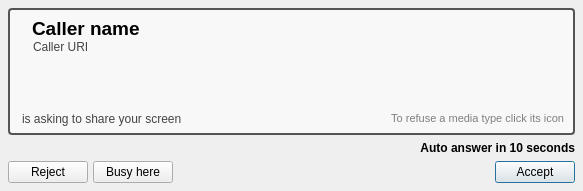
<?xml version="1.0" encoding="UTF-8"?>
<ui version="4.0">
 <class>incoming_dialog</class>
 <widget class="QDialog" name="incoming_dialog">
  <property name="geometry">
   <rect>
    <x>0</x>
    <y>0</y>
    <width>583</width>
    <height>191</height>
   </rect>
  </property>
  <property name="minimumSize">
   <size>
    <width>480</width>
    <height>188</height>
   </size>
  </property>
  <property name="maximumSize">
   <size>
    <width>16777215</width>
    <height>300</height>
   </size>
  </property>
  <property name="windowTitle">
   <string>Incoming session request</string>
  </property>
  <property name="windowIcon">
   <iconset>
    <normaloff>icons/blink48.png</normaloff>icons/blink48.png</iconset>
  </property>
  <layout class="QGridLayout" name="gridLayout">
   <property name="leftMargin">
    <number>8</number>
   </property>
   <property name="topMargin">
    <number>8</number>
   </property>
   <property name="rightMargin">
    <number>8</number>
   </property>
   <property name="bottomMargin">
    <number>8</number>
   </property>
   <item row="0" column="0">
    <widget class="QFrame" name="frame">
     <property name="styleSheet">
      <string>QFrame#frame {
	background-color: #f8f8f8;
	border-color: #545454;
	border-radius: 4px;
	border-width: 2px;
	border-style: solid;
}

QFrame#frame QLabel#username_label {
	color: #000000;
}


</string>
     </property>
     <property name="frameShape">
      <enum>QFrame::StyledPanel</enum>
     </property>
     <property name="frameShadow">
      <enum>QFrame::Sunken</enum>
     </property>
     <layout class="QGridLayout" name="frame_layout" columnstretch="0,1,0">
      <property name="topMargin">
       <number>7</number>
      </property>
      <property name="bottomMargin">
       <number>7</number>
      </property>
      <property name="verticalSpacing">
       <number>0</number>
      </property>
      <item row="2" column="0" colspan="3">
       <spacer name="frame_spacer">
        <property name="orientation">
         <enum>Qt::Vertical</enum>
        </property>
        <property name="sizeHint" stdset="0">
         <size>
          <width>20</width>
          <height>20</height>
         </size>
        </property>
       </spacer>
      </item>
      <item row="0" column="0" rowspan="2">
       <widget class="QLabel" name="user_icon">
        <property name="pixmap">
         <pixmap>icons/default-avatar.png</pixmap>
        </property>
        <property name="alignment">
         <set>Qt::AlignCenter</set>
        </property>
       </widget>
      </item>
      <item row="1" column="1">
       <widget class="QLabel" name="uri_label">
        <property name="sizePolicy">
         <sizepolicy hsizetype="Expanding" vsizetype="Fixed">
          <horstretch>0</horstretch>
          <verstretch>0</verstretch>
         </sizepolicy>
        </property>
        <property name="palette">
         <palette>
          <active>
           <colorrole role="WindowText">
            <brush brushstyle="SolidPattern">
             <color alpha="255">
              <red>68</red>
              <green>68</green>
              <blue>68</blue>
             </color>
            </brush>
           </colorrole>
           <colorrole role="Text">
            <brush brushstyle="SolidPattern">
             <color alpha="255">
              <red>68</red>
              <green>68</green>
              <blue>68</blue>
             </color>
            </brush>
           </colorrole>
          </active>
          <inactive>
           <colorrole role="WindowText">
            <brush brushstyle="SolidPattern">
             <color alpha="255">
              <red>68</red>
              <green>68</green>
              <blue>68</blue>
             </color>
            </brush>
           </colorrole>
           <colorrole role="Text">
            <brush brushstyle="SolidPattern">
             <color alpha="255">
              <red>68</red>
              <green>68</green>
              <blue>68</blue>
             </color>
            </brush>
           </colorrole>
          </inactive>
          <disabled>
           <colorrole role="WindowText">
            <brush brushstyle="SolidPattern">
             <color alpha="255">
              <red>118</red>
              <green>118</green>
              <blue>117</blue>
             </color>
            </brush>
           </colorrole>
           <colorrole role="Text">
            <brush brushstyle="SolidPattern">
             <color alpha="255">
              <red>118</red>
              <green>118</green>
              <blue>117</blue>
             </color>
            </brush>
           </colorrole>
          </disabled>
         </palette>
        </property>
        <property name="text">
         <string>Caller URI</string>
        </property>
        <property name="indent">
         <number>1</number>
        </property>
       </widget>
      </item>
      <item row="0" column="1">
       <widget class="QLabel" name="username_label">
        <property name="sizePolicy">
         <sizepolicy hsizetype="Expanding" vsizetype="Fixed">
          <horstretch>0</horstretch>
          <verstretch>0</verstretch>
         </sizepolicy>
        </property>
        <property name="font">
         <font>
          <pointsize>14</pointsize>
          <weight>75</weight>
          <bold>true</bold>
         </font>
        </property>
        <property name="text">
         <string>Caller name</string>
        </property>
        <property name="alignment">
         <set>Qt::AlignLeading|Qt::AlignLeft|Qt::AlignVCenter</set>
        </property>
       </widget>
      </item>
      <item row="3" column="0" colspan="2">
       <widget class="QLabel" name="screensharing_label">
        <property name="palette">
         <palette>
          <active>
           <colorrole role="WindowText">
            <brush brushstyle="SolidPattern">
             <color alpha="255">
              <red>68</red>
              <green>68</green>
              <blue>68</blue>
             </color>
            </brush>
           </colorrole>
           <colorrole role="Text">
            <brush brushstyle="SolidPattern">
             <color alpha="255">
              <red>68</red>
              <green>68</green>
              <blue>68</blue>
             </color>
            </brush>
           </colorrole>
          </active>
          <inactive>
           <colorrole role="WindowText">
            <brush brushstyle="SolidPattern">
             <color alpha="255">
              <red>68</red>
              <green>68</green>
              <blue>68</blue>
             </color>
            </brush>
           </colorrole>
           <colorrole role="Text">
            <brush brushstyle="SolidPattern">
             <color alpha="255">
              <red>68</red>
              <green>68</green>
              <blue>68</blue>
             </color>
            </brush>
           </colorrole>
          </inactive>
          <disabled>
           <colorrole role="WindowText">
            <brush brushstyle="SolidPattern">
             <color alpha="255">
              <red>118</red>
              <green>118</green>
              <blue>117</blue>
             </color>
            </brush>
           </colorrole>
           <colorrole role="Text">
            <brush brushstyle="SolidPattern">
             <color alpha="255">
              <red>118</red>
              <green>118</green>
              <blue>117</blue>
             </color>
            </brush>
           </colorrole>
          </disabled>
         </palette>
        </property>
        <property name="text">
         <string extracomment="is offering screen sharing">is asking to share your screen</string>
        </property>
        <property name="indent">
         <number>3</number>
        </property>
       </widget>
      </item>
      <item row="3" column="2">
       <widget class="QLabel" name="note_label">
        <property name="sizePolicy">
         <sizepolicy hsizetype="Minimum" vsizetype="Fixed">
          <horstretch>0</horstretch>
          <verstretch>0</verstretch>
         </sizepolicy>
        </property>
        <property name="palette">
         <palette>
          <active>
           <colorrole role="WindowText">
            <brush brushstyle="SolidPattern">
             <color alpha="255">
              <red>127</red>
              <green>127</green>
              <blue>127</blue>
             </color>
            </brush>
           </colorrole>
          </active>
          <inactive>
           <colorrole role="WindowText">
            <brush brushstyle="SolidPattern">
             <color alpha="255">
              <red>127</red>
              <green>127</green>
              <blue>127</blue>
             </color>
            </brush>
           </colorrole>
          </inactive>
          <disabled>
           <colorrole role="WindowText">
            <brush brushstyle="SolidPattern">
             <color alpha="255">
              <red>118</red>
              <green>118</green>
              <blue>117</blue>
             </color>
            </brush>
           </colorrole>
          </disabled>
         </palette>
        </property>
        <property name="font">
         <font>
          <pointsize>8</pointsize>
         </font>
        </property>
        <property name="text">
         <string>To refuse a media type click its icon</string>
        </property>
        <property name="alignment">
         <set>Qt::AlignRight|Qt::AlignTrailing|Qt::AlignVCenter</set>
        </property>
       </widget>
      </item>
      <item row="0" column="2" rowspan="2">
       <layout class="QHBoxLayout" name="stream_icon_layout">
        <property name="spacing">
         <number>2</number>
        </property>
        <item>
         <spacer name="stream_icon_spacer">
          <property name="orientation">
           <enum>Qt::Horizontal</enum>
          </property>
          <property name="sizeType">
           <enum>QSizePolicy::Expanding</enum>
          </property>
          <property name="sizeHint" stdset="0">
           <size>
            <width>10</width>
            <height>20</height>
           </size>
          </property>
         </spacer>
        </item>
        <item>
         <widget class="StreamButton" name="chat_stream">
          <property name="minimumSize">
           <size>
            <width>32</width>
            <height>32</height>
           </size>
          </property>
          <property name="maximumSize">
           <size>
            <width>32</width>
            <height>32</height>
           </size>
          </property>
          <property name="focusPolicy">
           <enum>Qt::NoFocus</enum>
          </property>
          <property name="styleSheet">
           <string>border-style: none;
</string>
          </property>
          <property name="icon">
           <iconset>
            <normaloff>icons/chat.svg</normaloff>
            <normalon>icons/chat-rejected.png</normalon>
            <disabledoff>icons/chat.svg</disabledoff>
            <disabledon>icons/chat-rejected.png</disabledon>
            <selectedon>icons/chat-auto-rejected.png</selectedon>icons/chat.svg</iconset>
          </property>
          <property name="iconSize">
           <size>
            <width>32</width>
            <height>32</height>
           </size>
          </property>
          <property name="checkable">
           <bool>true</bool>
          </property>
          <property name="autoRaise">
           <bool>true</bool>
          </property>
         </widget>
        </item>
        <item>
         <widget class="StreamButton" name="audio_stream">
          <property name="minimumSize">
           <size>
            <width>32</width>
            <height>32</height>
           </size>
          </property>
          <property name="maximumSize">
           <size>
            <width>32</width>
            <height>32</height>
           </size>
          </property>
          <property name="focusPolicy">
           <enum>Qt::NoFocus</enum>
          </property>
          <property name="styleSheet">
           <string>border-style: none;
</string>
          </property>
          <property name="icon">
           <iconset>
            <normaloff>icons/audio.png</normaloff>
            <normalon>icons/audio-rejected.png</normalon>
            <disabledoff>icons/audio.png</disabledoff>
            <disabledon>icons/audio-rejected.png</disabledon>
            <selectedon>icons/audio-auto-rejected.png</selectedon>icons/audio.png</iconset>
          </property>
          <property name="iconSize">
           <size>
            <width>32</width>
            <height>32</height>
           </size>
          </property>
          <property name="checkable">
           <bool>true</bool>
          </property>
          <property name="autoRaise">
           <bool>true</bool>
          </property>
         </widget>
        </item>
        <item>
         <widget class="StreamButton" name="video_stream">
          <property name="minimumSize">
           <size>
            <width>32</width>
            <height>32</height>
           </size>
          </property>
          <property name="maximumSize">
           <size>
            <width>32</width>
            <height>32</height>
           </size>
          </property>
          <property name="focusPolicy">
           <enum>Qt::NoFocus</enum>
          </property>
          <property name="styleSheet">
           <string>border-style: none;
</string>
          </property>
          <property name="icon">
           <iconset>
            <normaloff>icons/video.png</normaloff>
            <normalon>icons/video-rejected.png</normalon>
            <disabledoff>icons/video.png</disabledoff>
            <disabledon>icons/video-rejected.png</disabledon>
            <selectedon>icons/video-auto-rejected.png</selectedon>icons/video.png</iconset>
          </property>
          <property name="iconSize">
           <size>
            <width>32</width>
            <height>32</height>
           </size>
          </property>
          <property name="checkable">
           <bool>true</bool>
          </property>
          <property name="autoRaise">
           <bool>true</bool>
          </property>
         </widget>
        </item>
        <item>
         <widget class="StreamButton" name="screensharing_stream">
          <property name="minimumSize">
           <size>
            <width>32</width>
            <height>32</height>
           </size>
          </property>
          <property name="maximumSize">
           <size>
            <width>32</width>
            <height>32</height>
           </size>
          </property>
          <property name="focusPolicy">
           <enum>Qt::NoFocus</enum>
          </property>
          <property name="styleSheet">
           <string>border-style: none;
</string>
          </property>
          <property name="icon">
           <iconset>
            <normaloff>icons/screensharing.png</normaloff>
            <normalon>icons/screensharing-rejected.png</normalon>
            <disabledoff>icons/screensharing.png</disabledoff>
            <disabledon>icons/screensharing-rejected.png</disabledon>
            <selectedon>icons/screensharing-auto-rejected.png</selectedon>icons/screensharing.png</iconset>
          </property>
          <property name="iconSize">
           <size>
            <width>32</width>
            <height>32</height>
           </size>
          </property>
          <property name="checkable">
           <bool>true</bool>
          </property>
          <property name="autoRaise">
           <bool>true</bool>
          </property>
         </widget>
        </item>
       </layout>
      </item>
     </layout>
    </widget>
   </item>
   <item row="1" column="0">
    <widget class="QLabel" name="auto_answer_label">
     <property name="enabled">
      <bool>true</bool>
     </property>
     <property name="font">
      <font>
       <weight>75</weight>
       <bold>true</bold>
      </font>
     </property>
     <property name="text">
      <string>Auto answer in 10 seconds</string>
     </property>
     <property name="alignment">
      <set>Qt::AlignRight|Qt::AlignTrailing|Qt::AlignVCenter</set>
     </property>
    </widget>
   </item>
   <item row="2" column="0">
    <layout class="QHBoxLayout" name="button_layout">
     <property name="spacing">
      <number>5</number>
     </property>
     <item>
      <widget class="QPushButton" name="reject_button">
       <property name="maximumSize">
        <size>
         <width>16777215</width>
         <height>28</height>
        </size>
       </property>
       <property name="toolTip">
        <string>Refuse the call and stop ringing on any other device</string>
       </property>
       <property name="text">
        <string>Reject</string>
       </property>
      </widget>
     </item>
     <item>
      <widget class="QPushButton" name="busy_button">
       <property name="maximumSize">
        <size>
         <width>16777215</width>
         <height>28</height>
        </size>
       </property>
       <property name="toolTip">
        <string>Refuse the call but leave other devices ringing</string>
       </property>
       <property name="text">
        <string>Busy here</string>
       </property>
      </widget>
     </item>
     <item>
      <spacer name="button_spacer">
       <property name="orientation">
        <enum>Qt::Horizontal</enum>
       </property>
       <property name="sizeHint" stdset="0">
        <size>
         <width>40</width>
         <height>20</height>
        </size>
       </property>
      </spacer>
     </item>
     <item>
      <widget class="QPushButton" name="accept_button">
       <property name="maximumSize">
        <size>
         <width>16777215</width>
         <height>28</height>
        </size>
       </property>
       <property name="text">
        <string>Accept</string>
       </property>
       <property name="default">
        <bool>true</bool>
       </property>
      </widget>
     </item>
    </layout>
   </item>
  </layout>
 </widget>
 <customwidgets>
  <customwidget>
   <class>StreamButton</class>
   <extends>QToolButton</extends>
   <header>blink.widgets.buttons</header>
  </customwidget>
 </customwidgets>
 <tabstops>
  <tabstop>reject_button</tabstop>
  <tabstop>busy_button</tabstop>
 </tabstops>
 <resources/>
 <connections>
  <connection>
   <sender>accept_button</sender>
   <signal>clicked()</signal>
   <receiver>incoming_dialog</receiver>
   <slot>accept()</slot>
   <hints>
    <hint type="sourcelabel">
     <x>345</x>
     <y>117</y>
    </hint>
    <hint type="destinationlabel">
     <x>196</x>
     <y>67</y>
    </hint>
   </hints>
  </connection>
  <connection>
   <sender>reject_button</sender>
   <signal>clicked()</signal>
   <receiver>incoming_dialog</receiver>
   <slot>reject()</slot>
   <hints>
    <hint type="sourcelabel">
     <x>48</x>
     <y>117</y>
    </hint>
    <hint type="destinationlabel">
     <x>196</x>
     <y>67</y>
    </hint>
   </hints>
  </connection>
  <connection>
   <sender>busy_button</sender>
   <signal>clicked()</signal>
   <receiver>incoming_dialog</receiver>
   <slot>reject()</slot>
   <hints>
    <hint type="sourcelabel">
     <x>138</x>
     <y>117</y>
    </hint>
    <hint type="destinationlabel">
     <x>196</x>
     <y>67</y>
    </hint>
   </hints>
  </connection>
 </connections>
</ui>
